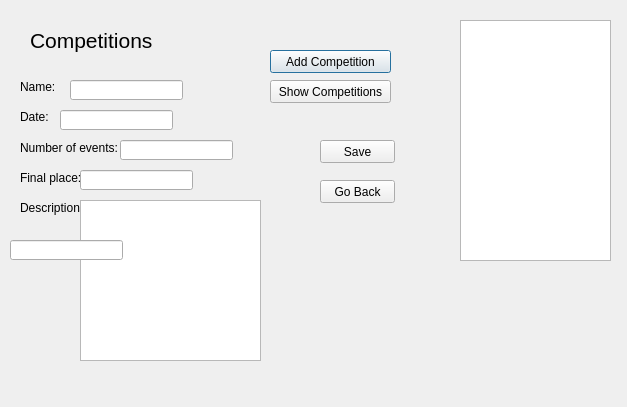
<?xml version="1.0" encoding="UTF-8"?>
<ui version="4.0">
 <class>CompetitionWindow</class>
 <widget class="QDialog" name="CompetitionWindow">
  <property name="geometry">
   <rect>
    <x>0</x>
    <y>0</y>
    <width>627</width>
    <height>407</height>
   </rect>
  </property>
  <property name="windowTitle">
   <string>Dialog</string>
  </property>
  <widget class="QLabel" name="Rubrik">
   <property name="geometry">
    <rect>
     <x>30</x>
     <y>20</y>
     <width>171</width>
     <height>41</height>
    </rect>
   </property>
   <property name="font">
    <font>
     <pointsize>16</pointsize>
    </font>
   </property>
   <property name="text">
    <string>Competitions</string>
   </property>
  </widget>
  <widget class="QLabel" name="Name">
   <property name="geometry">
    <rect>
     <x>20</x>
     <y>80</y>
     <width>47</width>
     <height>13</height>
    </rect>
   </property>
   <property name="text">
    <string>Name:</string>
   </property>
  </widget>
  <widget class="QLabel" name="Date">
   <property name="geometry">
    <rect>
     <x>20</x>
     <y>110</y>
     <width>47</width>
     <height>13</height>
    </rect>
   </property>
   <property name="text">
    <string>Date:</string>
   </property>
  </widget>
  <widget class="QLabel" name="NrOfEvents">
   <property name="geometry">
    <rect>
     <x>20</x>
     <y>140</y>
     <width>101</width>
     <height>16</height>
    </rect>
   </property>
   <property name="text">
    <string>Number of events:</string>
   </property>
  </widget>
  <widget class="QLabel" name="FinalPlace">
   <property name="geometry">
    <rect>
     <x>20</x>
     <y>170</y>
     <width>81</width>
     <height>16</height>
    </rect>
   </property>
   <property name="text">
    <string>Final place:</string>
   </property>
  </widget>
  <widget class="QLabel" name="Description">
   <property name="geometry">
    <rect>
     <x>20</x>
     <y>200</y>
     <width>91</width>
     <height>16</height>
    </rect>
   </property>
   <property name="text">
    <string>Description:</string>
   </property>
  </widget>
  <widget class="QLineEdit" name="lineEditName">
   <property name="geometry">
    <rect>
     <x>70</x>
     <y>80</y>
     <width>113</width>
     <height>20</height>
    </rect>
   </property>
  </widget>
  <widget class="QLineEdit" name="lineEditDate">
   <property name="geometry">
    <rect>
     <x>60</x>
     <y>110</y>
     <width>113</width>
     <height>20</height>
    </rect>
   </property>
  </widget>
  <widget class="QLineEdit" name="lineEditNrOfEvents">
   <property name="geometry">
    <rect>
     <x>120</x>
     <y>140</y>
     <width>113</width>
     <height>20</height>
    </rect>
   </property>
  </widget>
  <widget class="QLineEdit" name="lineEditPlace">
   <property name="geometry">
    <rect>
     <x>80</x>
     <y>170</y>
     <width>113</width>
     <height>20</height>
    </rect>
   </property>
  </widget>
  <widget class="QTextEdit" name="textEditDescription">
   <property name="geometry">
    <rect>
     <x>80</x>
     <y>200</y>
     <width>181</width>
     <height>161</height>
    </rect>
   </property>
  </widget>
  <widget class="QListWidget" name="listWidgetTest">
   <property name="geometry">
    <rect>
     <x>460</x>
     <y>20</y>
     <width>151</width>
     <height>241</height>
    </rect>
   </property>
  </widget>
  <widget class="QPushButton" name="pushButtonAddCompetition">
   <property name="geometry">
    <rect>
     <x>270</x>
     <y>50</y>
     <width>121</width>
     <height>23</height>
    </rect>
   </property>
   <property name="text">
    <string>Add Competition</string>
   </property>
  </widget>
  <widget class="QPushButton" name="pushButtonShow">
   <property name="geometry">
    <rect>
     <x>270</x>
     <y>80</y>
     <width>121</width>
     <height>23</height>
    </rect>
   </property>
   <property name="text">
    <string>Show Competitions</string>
   </property>
  </widget>
  <widget class="QPushButton" name="pushButtonSave">
   <property name="geometry">
    <rect>
     <x>320</x>
     <y>140</y>
     <width>75</width>
     <height>23</height>
    </rect>
   </property>
   <property name="text">
    <string>Save</string>
   </property>
  </widget>
  <widget class="QPushButton" name="pushButtonGoBack">
   <property name="geometry">
    <rect>
     <x>320</x>
     <y>180</y>
     <width>75</width>
     <height>23</height>
    </rect>
   </property>
   <property name="text">
    <string>Go Back</string>
   </property>
  </widget>
  <widget class="QLineEdit" name="lineEditTestDescription">
   <property name="geometry">
    <rect>
     <x>10</x>
     <y>240</y>
     <width>113</width>
     <height>20</height>
    </rect>
   </property>
  </widget>
 </widget>
 <resources/>
 <connections/>
</ui>
